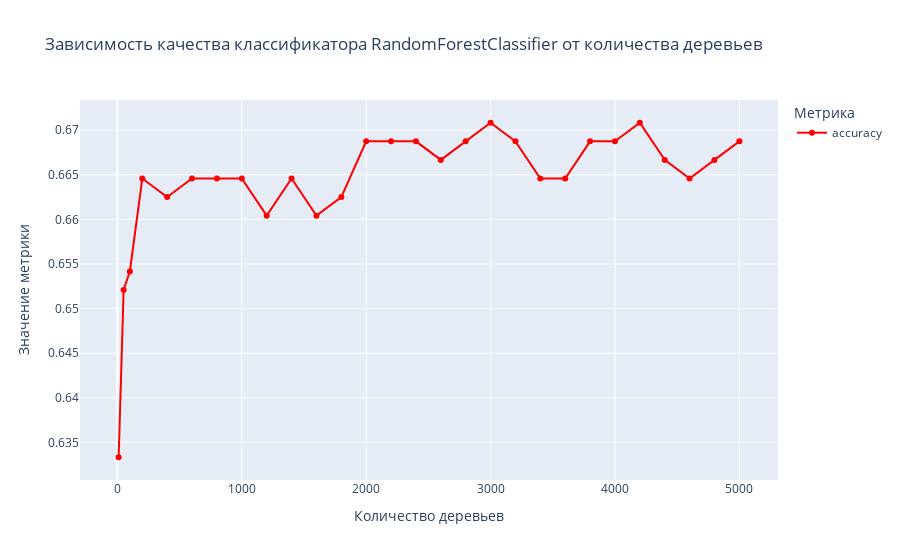

Here is the notebook cell this chart was saved with:
### Markdown cell above
Визуализация результатов

### Code cell
fig = px.line(pd.DataFrame(data=[RandFrstClas_estim_accuracy]).T.rename(columns={0:'accuracy'}),
              labels={'index':'Количество деревьев', 'value':'Значение метрики', 'variable':'Метрика'},
              title="Зависимость качества классификатора RandomForestClassifier от количества деревьев",
              color_discrete_sequence=['red'],
              markers=True)
fig.show()

### Figure 1 — Plotly figure (JSON) as saved in the notebook; plotly's stock layout.template omitted (floating-point values rounded to 4 significant figures)
{"data": [{"hovertemplate": "Метрика=accuracy<br>Количество деревьев=%{x}<br>Значение метрики=%{y}<extra></extra>", "legendgroup": "accuracy", "line": {"color": "red", "dash": "solid"}, "marker": {"symbol": "circle"}, "mode": "markers+lines", "name": "accuracy", "orientation": "v", "showlegend": true, "type": "scatter", "x": [10, 50, 100, 200, 400, 600, 800, 1000, 1200, 1400, 1600, 1800, 2000, 2200, 2400, 2600, 2800, 3000, 3200, 3400, 3600, 3800, 4000, 4200, 4400, 4600, 4800, 5000], "xaxis": "x", "y": [0.6333, 0.6521, 0.6542, 0.6646, 0.6625, 0.6646, 0.6646, 0.6646, 0.6604, 0.6646, 0.6604, 0.6625, 0.6687, 0.6687, 0.6687, 0.6667, 0.6687, 0.6708, 0.6687, 0.6646, 0.6646, 0.6687, 0.6687, 0.6708, 0.6667, 0.6646, 0.6667, 0.6687], "yaxis": "y"}], "layout": {"legend": {"title": {"text": "Метрика"}, "tracegroupgap": 0}, "title": {"text": "Зависимость качества классификатора RandomForestClassifier от количества деревьев"}, "xaxis": {"anchor": "y", "domain": [0, 1], "title": {"text": "Количество деревьев"}}, "yaxis": {"anchor": "x", "domain": [0, 1], "title": {"text": "Значение метрики"}}}}
